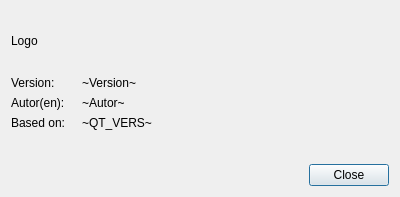
<?xml version="1.0" encoding="UTF-8"?>
<ui version="4.0">
 <class>AboutDialog</class>
 <widget class="QDialog" name="AboutDialog">
  <property name="geometry">
   <rect>
    <x>0</x>
    <y>0</y>
    <width>400</width>
    <height>197</height>
   </rect>
  </property>
  <property name="windowTitle">
   <string>About</string>
  </property>
  <layout class="QGridLayout" name="gridLayout">
   <item row="0" column="0">
    <widget class="QLabel" name="logo">
     <property name="minimumSize">
      <size>
       <width>361</width>
       <height>59</height>
      </size>
     </property>
     <property name="maximumSize">
      <size>
       <width>361</width>
       <height>59</height>
      </size>
     </property>
     <property name="text">
      <string>Logo</string>
     </property>
    </widget>
   </item>
   <item row="1" column="0">
    <layout class="QVBoxLayout" name="verticalLayout_2">
     <item>
      <layout class="QHBoxLayout" name="horizontalLayout_4">
       <item>
        <layout class="QVBoxLayout" name="verticalLayout">
         <item>
          <layout class="QHBoxLayout" name="horizontalLayout">
           <item>
            <widget class="QLabel" name="label_2">
             <property name="minimumSize">
              <size>
               <width>65</width>
               <height>0</height>
              </size>
             </property>
             <property name="maximumSize">
              <size>
               <width>65</width>
               <height>16777215</height>
              </size>
             </property>
             <property name="text">
              <string>Version:</string>
             </property>
            </widget>
           </item>
           <item>
            <widget class="QLabel" name="version">
             <property name="text">
              <string>~Version~</string>
             </property>
            </widget>
           </item>
          </layout>
         </item>
         <item>
          <layout class="QHBoxLayout" name="horizontalLayout_2">
           <item>
            <widget class="QLabel" name="label_4">
             <property name="minimumSize">
              <size>
               <width>65</width>
               <height>0</height>
              </size>
             </property>
             <property name="maximumSize">
              <size>
               <width>65</width>
               <height>16777215</height>
              </size>
             </property>
             <property name="text">
              <string>Autor(en): </string>
             </property>
            </widget>
           </item>
           <item>
            <widget class="QLabel" name="author">
             <property name="text">
              <string>~Autor~</string>
             </property>
            </widget>
           </item>
          </layout>
         </item>
         <item>
          <layout class="QHBoxLayout" name="horizontalLayout_3">
           <item>
            <widget class="QLabel" name="label_6">
             <property name="minimumSize">
              <size>
               <width>65</width>
               <height>0</height>
              </size>
             </property>
             <property name="maximumSize">
              <size>
               <width>65</width>
               <height>16777215</height>
              </size>
             </property>
             <property name="text">
              <string>Based on:</string>
             </property>
            </widget>
           </item>
           <item>
            <widget class="QLabel" name="qtVersion">
             <property name="text">
              <string>~QT_VERS~</string>
             </property>
            </widget>
           </item>
          </layout>
         </item>
        </layout>
       </item>
       <item>
        <spacer name="horizontalSpacer">
         <property name="orientation">
          <enum>Qt::Horizontal</enum>
         </property>
         <property name="sizeHint" stdset="0">
          <size>
           <width>40</width>
           <height>20</height>
          </size>
         </property>
        </spacer>
       </item>
      </layout>
     </item>
     <item>
      <spacer name="verticalSpacer">
       <property name="orientation">
        <enum>Qt::Vertical</enum>
       </property>
       <property name="sizeHint" stdset="0">
        <size>
         <width>20</width>
         <height>40</height>
        </size>
       </property>
      </spacer>
     </item>
    </layout>
   </item>
   <item row="2" column="0">
    <widget class="QDialogButtonBox" name="btnClose">
     <property name="orientation">
      <enum>Qt::Horizontal</enum>
     </property>
     <property name="standardButtons">
      <set>QDialogButtonBox::Close</set>
     </property>
    </widget>
   </item>
  </layout>
 </widget>
 <resources/>
 <connections>
  <connection>
   <sender>btnClose</sender>
   <signal>accepted()</signal>
   <receiver>AboutDialog</receiver>
   <slot>accept()</slot>
   <hints>
    <hint type="sourcelabel">
     <x>248</x>
     <y>254</y>
    </hint>
    <hint type="destinationlabel">
     <x>157</x>
     <y>274</y>
    </hint>
   </hints>
  </connection>
  <connection>
   <sender>btnClose</sender>
   <signal>rejected()</signal>
   <receiver>AboutDialog</receiver>
   <slot>reject()</slot>
   <hints>
    <hint type="sourcelabel">
     <x>316</x>
     <y>260</y>
    </hint>
    <hint type="destinationlabel">
     <x>286</x>
     <y>274</y>
    </hint>
   </hints>
  </connection>
 </connections>
</ui>
